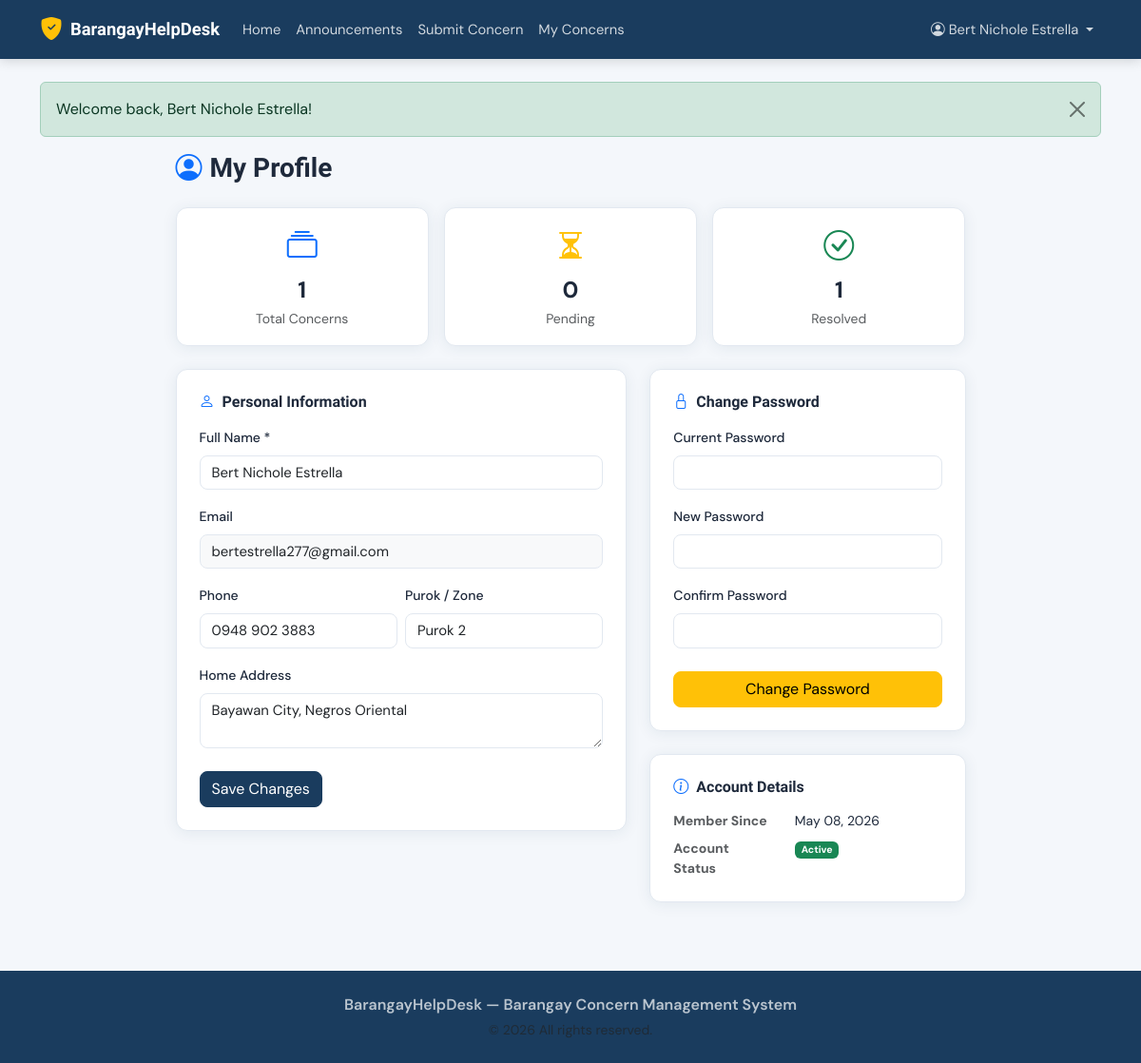
The app's page /resident/profile.php (signed in) with its own data.
### tables this page shows
CREATE TABLE `users` (
  `id` int(11) NOT NULL,
  `full_name` varchar(150) NOT NULL,
  `email` varchar(150) NOT NULL,
  `password` varchar(255) NOT NULL,
  `phone` varchar(20) DEFAULT NULL,
  `address` text DEFAULT NULL,
  `purok` varchar(100) DEFAULT NULL,
  `profile_photo` varchar(255) DEFAULT NULL,
  `is_active` tinyint(1) DEFAULT 1,
  `created_at` datetime DEFAULT current_timestamp(),
  `updated_at` datetime DEFAULT current_timestamp() ON UPDATE current_timestamp()
);

### includes/functions.php (called while the page is built, shortened)
<?php
function formatDate($date, $format = 'M d, Y h:i A') {
    return date($format, strtotime($date));
}

### resident/profile.php (the view, shortened to what this page needs)
<?php
$pdo    = db();
$userId = $_SESSION['user_id'];
$user   = $pdo->prepare("SELECT * FROM users WHERE id=?");
$user->execute([$userId]); $user=$user->fetch();
$stats = $pdo->prepare("SELECT COUNT(*) as total, SUM(status='resolved') as resolved, SUM(status='pending') as pending FROM concerns WHERE user_id=?");
$stats->execute([$userId]); $stats=$stats->fetch();
include dirname(__DIR__) . '/includes/header_resident.php';
?>
<div class="row justify-content-center">
<div class="col-lg-9">
<h3 class="fw-bold mb-4"><i class="bi bi-person-circle text-primary me-2"></i>My Profile</h3>
<div class="row g-3 mb-4">
    <?php foreach([[$stats['total']??0,'Total Concerns','primary','collection'],[$stats['pending']??0,'Pending','warning','hourglass-split'],[$stats['resolved']??0,'Resolved','success','check-circle']] as $_item): $_vars = $_item; list($v,$l,$c,$ico) = $_vars; ?>
    <div class="col-4">
        <div class="bhd-card p-3 text-center">
            <i class="bi bi-<?= $ico ?> fs-2 text-<?= $c ?> d-block mb-1"></i>
            <div class="fw-bold fs-4"><?= $v ?></div>
            <small class="text-muted"><?= $l ?></small>
        </div>
    </div>
    <?php endforeach; ?>
</div>
<div class="row g-4">
    <div class="col-md-7">
        <div class="bhd-card p-4">
            <h6 class="fw-semibold mb-3"><i class="bi bi-person me-2 text-primary"></i>Personal Information</h6>
            <form method="POST">
                <div class="mb-3"><label class="form-label small fw-medium">Full Name *</label><input type="text" name="full_name" class="form-control" value="<?= htmlspecialchars($user['full_name']) ?>" required></div>
                <div class="mb-3"><label class="form-label small fw-medium">Email</label><input type="email" class="form-control bg-light" value="<?= htmlspecialchars($user['email']) ?>" disabled></div>
                <div class="row g-2 mb-3">
                    <div class="col"><label class="form-label small fw-medium">Phone</label><input type="tel" name="phone" class="form-control" value="<?= htmlspecialchars($user['phone']??'') ?>"></div>
                    <div class="col"><label class="form-label small fw-medium">Purok / Zone</label><input type="text" name="purok" class="form-control" value="<?= htmlspecialchars($user['purok']??'') ?>"></div>
                </div>
                <div class="mb-4"><label class="form-label small fw-medium">Home Address</label><textarea name="address" class="form-control" rows="2"><?= htmlspecialchars($user['address']??'') ?></textarea></div>
                <button class="btn btn-primary">Save Changes</button>
            </form>
        </div>
    </div>
    <div class="col-md-5">
        <div class="bhd-card p-4">
            <h6 class="fw-semibold mb-3"><i class="bi bi-lock me-2 text-primary"></i>Change Password</h6>
            <form method="POST">
                <div class="mb-3"><label class="form-label small fw-medium">Current Password</label><input type="password" name="current_password" class="form-control" required></div>
                <div class="mb-3"><label class="form-label small fw-medium">New Password</label><input type="password" name="new_password" class="form-control" required></div>
                <div class="mb-4"><label class="form-label small fw-medium">Confirm Password</label><input type="password" name="confirm_password" class="form-control" required></div>
                <button class="btn btn-warning w-100">Change Password</button>
            </form>
        </div>
        <div class="bhd-card p-4 mt-4">
            <h6 class="fw-semibold mb-3"><i class="bi bi-info-circle me-2 text-primary"></i>Account Details</h6>
            <dl class="row small mb-0">
                <dt class="col-5 text-muted">Member Since</dt><dd class="col-7"><?= formatDate($user['created_at'],'M d, Y') ?></dd>
                <dt class="col-5 text-muted">Account Status</dt><dd class="col-7"><span class="badge bg-success">Active</span></dd>
            </dl>
        </div>
    </div>
</div>
</div>
</div>
<?php include dirname(__DIR__) . '/includes/footer_resident.php'; ?>

### public/css/resident.css (style rules this page uses)
:root { --bhd-primary: #1a3c5e; --bhd-accent: #f0a500; --bhd-light: #f4f7fb; --bhd-card: #ffffff; --bhd-border: #e2e8f0; --bhd-text: #1e293b; --bhd-muted: #64748b; --bhd-radius: 12px; --bhd-shadow: 0 2px 16px rgba(26,60,94,.08); }
*,*::before,*::after { box-sizing:border-box }
body { font-family:'DM Sans',sans-serif;background:var(--bhd-light);color:var(--bhd-text);min-height:100vh }
h1,h2,h3,h4,h5,h6 { font-family:'Sora',sans-serif }
.bhd-card { background:var(--bhd-card);border:1px solid var(--bhd-border);border-radius:var(--bhd-radius);box-shadow:var(--bhd-shadow);transition:transform .2s,box-shadow .2s }
.form-control,.form-select { border-radius:8px;border:1.5px solid var(--bhd-border);font-size:.93rem;transition:border-color .2s,box-shadow .2s }
.btn-primary { background:var(--bhd-primary);border-color:var(--bhd-primary);border-radius:8px }
.btn-warning { border-radius:8px }

### records on screen
users: full_name "Bert Nichole Estrella", email "bertestrella277@gmail.com", phone "0948 902 3883", purok "Purok 2", address "Bayawan City, Negros Oriental", created_at "May 08, 2026"

### other values on screen
APP_NAME "BarangayHelpDesk"
$_SESSION['user_name'] "Bert Nichole Estrella"
$flash['message'] "Welcome back, Bert Nichole Estrella!"
$v "1"
$l "Total Concerns"
$v "0"
$l "Pending"
$l "Resolved"
